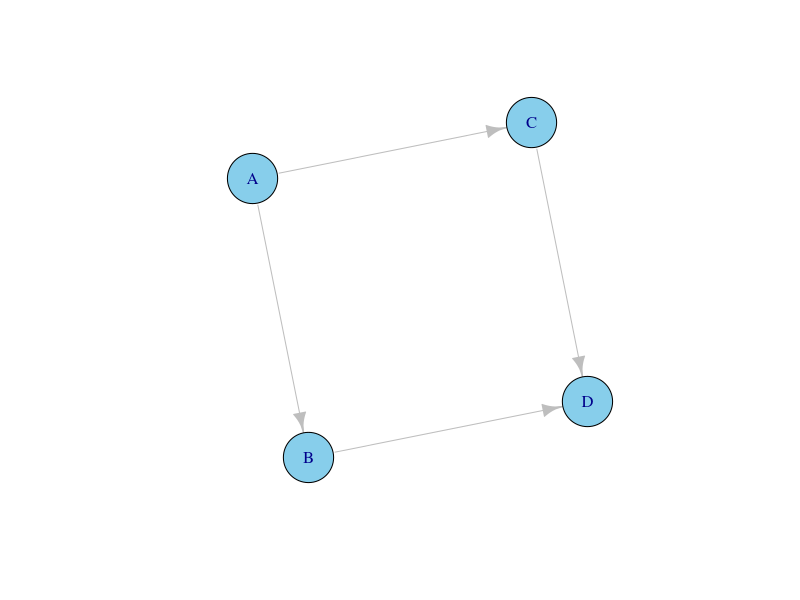

Generate this figure with R:

#5 network graph
library(igraph)

edges <- data.frame(
  from = c("A", "A", "B", "C"),
  to = c("B", "C", "D", "D")
)

graph <- graph_from_data_frame(edges)

plot(graph,
     vertex.color = "skyblue",
     vertex.size = 30,
     edge.color = "gray")

